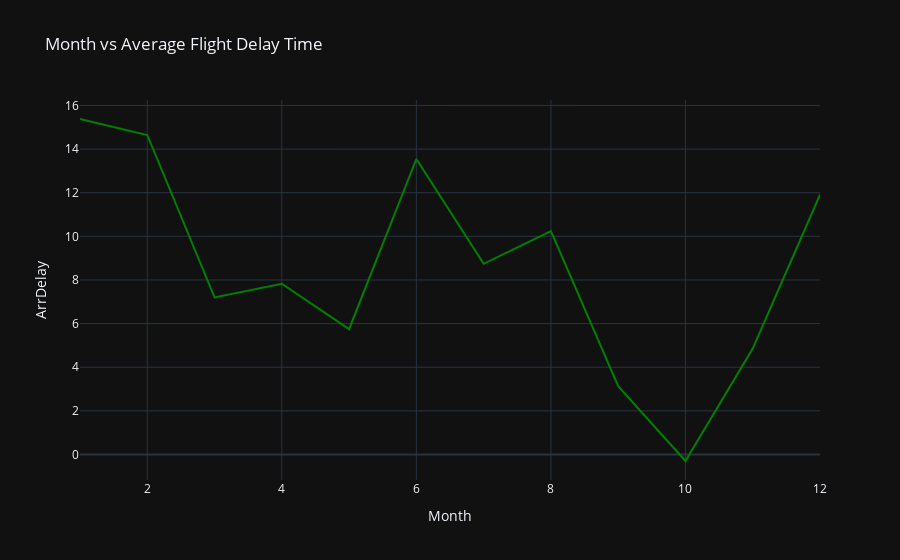

The notebook cell saved with this chart:
### Code cell
entered_year=2008
df = airline_data.query(f"Year == {entered_year}")

df = df.groupby('Month')['ArrDelay'].mean().reset_index()

import plotly.graph_objects as go

fig = go.Figure()
fig.add_trace(go.Scatter(x=df['Month'], y=df['ArrDelay'], mode='lines', marker=dict(color='green')))
fig.update_layout(title='Month vs Average Flight Delay Time', xaxis_title='Month', yaxis_title='ArrDelay', template='plotly_dark')
fig.show()

### Figure 1 — Plotly figure (JSON) as saved in the notebook; plotly's stock layout.template omitted (floating-point values rounded to 4 significant figures)
{"data": [{"marker": {"color": "green"}, "mode": "lines", "type": "scatter", "x": [1, 2, 3, 4, 5, 6, 7, 8, 9, 10, 11, 12], "y": [15.38, 14.65, 7.202, 7.829, 5.747, 13.55, 8.741, 10.24, 3.129, -0.2987, 4.855, 11.91]}], "layout": {"title": {"text": "Month vs Average Flight Delay Time"}, "xaxis": {"title": {"text": "Month"}}, "yaxis": {"title": {"text": "ArrDelay"}}}}
